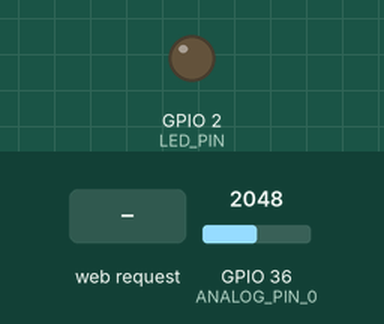
Simulated run of this sketch. Board: ESP32. Parts: output pins drawn as LEDs (lit = HIGH). The test bench sets the inputs (shaded band); at power-on: GPIO 36 (ANALOG_PIN_0) = 2048. WiFi joins after 1.5 s; servers stay silent unless stated; what the sketch prints to the serial monitor is not drawn.

Above: at 2.7 s.
2.8 s: HTTP request GET /H received
At 3.6 s:
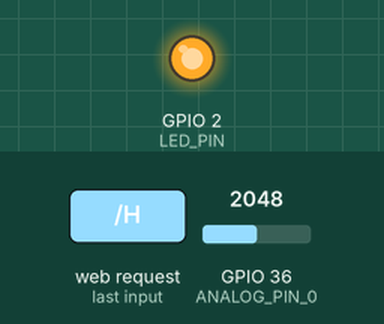
4.3 s: HTTP request GET /L received
At 4.7 s:
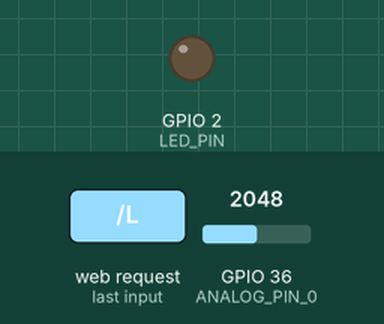
Timing chart, 0 to 7.3 s (numbered marks = the images above; inputs shaded):
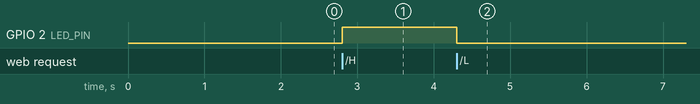

The sketch:

webserver_html.ino
```cpp
/********************************************************************************
 * Sending data to a local Page
 *  => LDR
 *  => Generic data from a analog input (potenciometer, LDR, etc)
 *
 * Receiving commands from a local page
 *  ==> Turning ON/OFF a LED
 *
 * Based on original SimpleWiFiServer created for on Arduino 25 Nov 2012 by Tom Igoe
 * and ported for sparkfun esp32 on 31.01.2017 by Jan Hendrik Berlin
 *
 * MJRoBot.org 9Sept17 Paulo Galvão Jun19
 ********************************************************************************/

/* WiFi parameters and credentials */
#include <WiFi.h>
const char* ssid     = "YOUR SSID";
const char* password = "YOUR PASSWORD";

WiFiServer server(80);


/* DHT Temperature and Humidity Sensor */
/*#include "DHT.h"
#define DHTPIN 23
#define DHTTYPE DHT22
DHT dht(DHTPIN, DHTTYPE);
float localHum = 0;
float localTemp = 0;
/*

/* LED */
#define LED_PIN 2

//Analog Input
#define ANALOG_PIN_0 36
int analog_value = 0;

void setup()
{
  Serial.begin(115200);
  pinMode(LED_PIN, OUTPUT);
  delay(10);

  connectWiFi();

//  dht.begin();
}

int value = 0;

void loop()
{
  analog_value = analogRead(ANALOG_PIN_0);
  //getDHT();
  WiFiLocalWebPageCtrl();
}

/***************************************************
* Get indoor Temp/Hum data
****************************************************/
/*void getDHT()
{
  float tempIni = localTemp;
  float humIni = localHum;
  localTemp = dht.readTemperature();
  localHum = dht.readHumidity();
  if (isnan(localHum) || isnan(localTemp))   // Check if any reads failed and exit early (to try again).
  {
    localTemp = tempIni;
    localHum = humIni;
    return;
  }
}

*/
/***************************************************
* Send and receive data from Local Page
****************************************************/
void WiFiLocalWebPageCtrl(void)
{
  WiFiClient client = server.available();   // listen for incoming clients
  //client = server.available();
  if (client) {                             // if you get a client,
    Serial.println("New Client.");           // print a message out the serial port
    String currentLine = "";                // make a String to hold incoming data from the client
    while (client.connected()) {            // loop while the client's connected
      if (client.available()) {             // if there's bytes to read from the client,
        char c = client.read();             // read a byte, then
        Serial.write(c);                    // print it out the serial monitor
        if (c == '\n') {                    // if the byte is a newline character

          // if the current line is blank, you got two newline characters in a row.
          // that's the end of the client HTTP request, so send a response:
          if (currentLine.length() == 0) {
            // HTTP headers always start with a response code (e.g. HTTP/1.1 200 OK)
            // and a content-type so the client knows what's coming, then a blank line:
            client.println("HTTP/1.1 200 OK");
            client.println("Content-type:text/html");
            client.println();

            // the content of the HTTP response follows the header:
            //WiFiLocalWebPageCtrl();
  /*            client.print("Temperature now is: ");
              client.print(localTemp);
              client.print("  oC<br>");
              client.print("Humidity now is:     ");
              client.print(localHum);
              client.print(" % <br>");
              client.print("<br>");*/

              client.print("<h1>Receiving Data from ESP32 webserver on 172.22.2.X</h1><hr><br>");

              client.print("Analog Data (LDR):     ");
              client.print(analog_value);
              client.print("<br>");
              client.print("<br>");

              client.print("Click <a href=\"/H\">here</a> to turn the LED on.<br>");
              client.print("Click <a href=\"/L\">here</a> to turn the LED off.<br>");

            // The HTTP response ends with another blank line:
            client.println();
            // break out of the while loop:
            break;
          } else {    // if you got a newline, then clear currentLine:
            currentLine = "";
          }
        } else if (c != '\r') {  // if you got anything else but a carriage return character,
          currentLine += c;      // add it to the end of the currentLine
        }

        // Check to see if the client request was "GET /H" or "GET /L":
        if (currentLine.endsWith("GET /H")) {
          digitalWrite(LED_PIN, HIGH);               // GET /H turns the LED on
        }
        if (currentLine.endsWith("GET /L")) {
          digitalWrite(LED_PIN, LOW);                // GET /L turns the LED off
        }
      }
    }
    // close the connection:
    client.stop();
    Serial.println("Client Disconnected.");
  }
}

/***************************************************
* Connecting to a WiFi network
****************************************************/
void connectWiFi(void)
{
  Serial.println();
  Serial.println();
  Serial.print("Connecting to ");
  Serial.println(ssid);
  WiFi.begin(ssid, password);
  while (WiFi.status() != WL_CONNECTED)
  {
    delay(500);
    Serial.print(".");
  }
  Serial.println("");
  Serial.println("WiFi connected.");
  Serial.println("IP address: ");
  Serial.println(WiFi.localIP());

  server.begin();
}
```

Measured:
- after the input at 2.8 s, GPIO 2 (LED_PIN): LOW → HIGH at once
- after the input at 4.3 s, GPIO 2 (LED_PIN): HIGH → LOW at once
